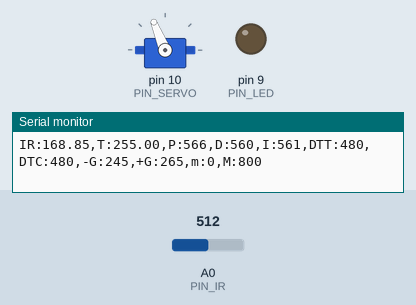
This sketch was run on a simulated Arduino Uno, built with avr-gcc and run on an emulated ATmega328P. Parts: servo, output pins drawn as LEDs (lit = HIGH), the last lines printed to the serial monitor. The test bench sets the inputs (shaded band); at power-on: A0 (PIN_IR) = 512.

Above: at 1.2 s.
1.3 s: A0 (PIN_IR) set to 245
At 3.7 s:
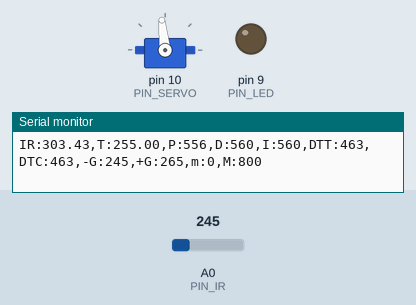
4.3 s: A0 (PIN_IR) set to 306
Timing chart, 0 to 13.3 s (numbered marks = the images above; inputs shaded):
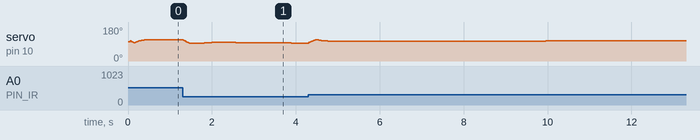

The sketch:

PID-control.ino
```cpp
#include <Servo.h>

/////////////////////////////
// Configurable parameters //
/////////////////////////////

// Arduino pin assignment
#define PIN_LED 9         // [1234] LED를 아두이노 GPIO 9번 핀에 연결
#define PIN_SERVO 10    // [3069] 서보모터를 아두이노 GPIO 10번 핀에 연결
#define PIN_IR A0     // [3070] 적외선 센서를 아두이노 아날로그 A0핀에 연결

// Framework setting
#define _DIST_TARGET 255 // [2635] 목표하는 위치
#define _DIST_MIN 100   //[3050] 거리의 최솟값이 100mm
#define _DIST_MAX 410  //[3068] 거리의 최대값 410mm

// Distance sensor
#define DELAY_MICROS  1500 // 필터에 넣을 샘플값을 측정하는 딜레이(고정값!)
#define EMA_ALPHA 0.35     // EMA 필터 값을 결정하는 ALPHA 값. 작성자가 생각하는 최적값임.
#define  _DIST_ALPHA 0.42

// Servo range
#define _DUTY_MIN 1500    // [3052] 서보의 최소각도를 microseconds로 표현 //(High)
#define _DUTY_NEU 1600    // [3070] 레일플레이트 중립위치를 만드는 서보 duty값 //(Middle)
#define _DUTY_MAX 1700    //[3062] 서보의 최대각도의 microseconds의 값 //(Low)

// Servo speed control
#define _SERVO_ANGLE 1.6  // [3131] 최대 가동범위에 따른 목표 서보 회전각
#define _SERVO_SPEED 1500   //[3064]서보 속도를 30으로

// Event periods
#define _INTERVAL_DIST 30   // [2635] 적외선센서 업데이트 주기
#define _INTERVAL_SERVO 20  // [2635] 서보 업데이트 주기
#define _INTERVAL_SERIAL 100  // [3070] 시리얼 플로터 갱신 속도

// PID parameters
#define _KP 1.5  // [2635] P 이득 비율(?)
#define _KI 0.01   // [2635] I 이득 비율
#define _KD 50 //[2635] D 이득 비율

//filter
#define LENGTH 30
#define k_LENGTH 8
#define Horizontal_Angle 2160
#define Max_Variable_Angle 100


//////////////////////
// global variables //
//////////////////////

// Servo instance
Servo myservo; // [3070] 서보 객체 생성

// Distance sensor
float dist_target =  _DIST_TARGET;// [1234] location to send the ball
float dist_raw, dist_ema; // [3070] 거리와 노이즈 필터 적용 후 거리를 저장하기 위한 변수
float ema_dist=0;            // EMA 필터에 사용할 변수
float filtered_dist;       // 최종 측정된 거리값을 넣을 변수. loop()안에 filtered_dist = filtered_ir_distance(); 형태로 사용하면 됨.
float samples_num = 3;     // 스파이크 제거를 위한 부분필터에 샘플을 몇개 측정할 것인지. 3개로 충분함! 가능하면 수정하지 말 것.
const float coE[] = {-0.0000013, 0.0015366, 0.1188278, 84.8181522};


// Event periods
unsigned long last_sampling_time_dist, last_sampling_time_servo,
last_sampling_time_serial;
// [2635] 각 이벤트별 업데이트를 위해 측정하는 시간
//[3054] 마지막으로 측정한 거리, 마지막으로 측정한 서보 각도
//(unsigned long : 부호없는 정수형)
bool event_dist, event_servo, event_serial; // [2635] 이벤트별 이번 루프에서 업데이트 여부

// Servo speed control
int duty_chg_per_interval; // [3055] 서보속도 제어를 위한 변수 선언
int duty_target;
int duty_curr; // [3131] 목표duty, 현재duty

// PID variables
float error_curr, error_prev, control, pterm, dterm, iterm; // [3070] PID 제어를 위한 현재 오차, 이전오차, 컨트롤(?), p 값, d 값, i 값 변수 선언
float _ITERM_MAX = 500;


int a, b; // unit: mm
int correction_dist, iter;
float dist_list[LENGTH], sum, alpha;


void setup() {
// initialize GPIO pins for LED and attach servo
  pinMode(PIN_LED, OUTPUT); //[3062] 핀 LED 활성화
  myservo.attach(PIN_SERVO); // [3070] 서보 구동을 위한 서보 초기화

// initialize global variables
duty_target, duty_curr = _DUTY_NEU; // [3055] duty_target, duty_curr 초기화
last_sampling_time_dist, last_sampling_time_servo, last_sampling_time_serial = 0;
// [3055] 샘플링 타임 변수 초기화
dist_raw, dist_ema = _DIST_MIN; // [3055] dist 변수 초기화
pterm = iterm = dterm = 0; // [2635] pid 제어값에서 우선 p 만 사용하도록
error_prev = 0; // error_prev값 초기화

// move servo to neutral position
  myservo.writeMicroseconds(_DUTY_NEU); //[2635]

// initialize serial port
  Serial.begin(57600); //[2635]

// convert angle speed into duty change per interval.
  duty_chg_per_interval = (_DUTY_MAX - _DUTY_MIN) * (_SERVO_SPEED / 180.0f) * (_INTERVAL_SERVO / 1000.0f);    // [3131] 설정한 서보 스피드에 따른 duty change per interval 값을 변환

a = 68;
b = 245;
correction_dist = 0;
iter = 0; sum = 0;
alpha = _DIST_ALPHA;

}


void loop() {
    // [3055] indentation 수정(space 4칸)
    /////////////////////
    // Event generator //
    /////////////////////
    unsigned long time_curr = millis(); // [3070] 이벤트 업데이트 주기 계산을 위한 현재 시간
    // [3070] 이벤트 주기가 돌아올때까지 현재시간과 비교하며 기다리도록 함.
    if(time_curr >= last_sampling_time_dist + _INTERVAL_DIST) {
        last_sampling_time_dist += _INTERVAL_DIST;
        event_dist = true;
    }
    if(time_curr >= last_sampling_time_servo + _INTERVAL_SERVO) {
        last_sampling_time_servo += _INTERVAL_SERVO;
        event_servo = true;
    }
    if(time_curr >= last_sampling_time_serial + _INTERVAL_SERIAL) {
        last_sampling_time_serial += _INTERVAL_SERIAL;
        event_serial = true;
    }

    ////////////////////
    // Event handlers //
    ////////////////////

    if(event_dist) {
        event_dist = false; // [2635] 업데이트 대기
        // get a distance reading from the distance sensor
        dist_raw = ir_distance_filtered(); // [2635] 센서 값 받아와서 변수에 저장
        dist_ema = _DIST_ALPHA * dist_raw + (1 - _DIST_ALPHA) * dist_ema;
        // [3055] dist_ema 설정

        // PID control logic

        // PD-control logic
         error_curr = _DIST_TARGET - dist_raw;
         pterm = _KP * error_curr;
         dterm = _KD * (error_curr - error_prev);
         iterm += _KI * error_curr;

        if(iterm > _ITERM_MAX) iterm = _ITERM_MAX;
        if(iterm < - _ITERM_MAX) iterm = - _ITERM_MAX;

         control = pterm + dterm + iterm;
         duty_target = _DUTY_NEU + control;

        // Limit duty_target within the range of [_DUTY_MIN, _DUTY_MAX]
         if(duty_target < _DUTY_MIN) duty_target = _DUTY_MIN; // lower limit
         if(duty_target > _DUTY_MAX) duty_target = _DUTY_MAX; // upper limit

        // update error_prev
        error_prev = error_curr;


  // keep duty_target value within the range of [_DUTY_MIN, _DUTY_MAX]
        if(duty_target < _DUTY_MIN)  // [2635] 양극값 넘어가는 경우 극값으로 제한
        {
            duty_target = _DUTY_MIN;
        }
        if(duty_target > _DUTY_MAX)
        {
            duty_target = _DUTY_MAX;
        }


    if(event_servo) {
        event_servo = false; // [2635] 업데이트 대기
        // adjust duty_curr toward duty_target by duty_chg_per_interval
         if(duty_target > duty_curr) {
           duty_curr += duty_chg_per_interval;
           if(duty_curr > duty_target) duty_curr = duty_target;
         }

         else {
           duty_curr -= duty_chg_per_interval;
           if(duty_curr < duty_target) duty_curr = duty_target;
         }
        // update servo position
        myservo.writeMicroseconds((int)duty_curr); // [3070]
    }

        // update servo position
        //myservo.writeMicroseconds((int)duty_curr); // [3070]

        //event_servo = false; // [3055] 모든 작업이 끝나면 이벤트를 다시 false로
    }

    if(event_serial) {
    event_serial = false;
   Serial.print("IR:");
   Serial.print(dist_raw);
   Serial.print(",T:");
   Serial.print(dist_target);
   Serial.print(",P:");
   Serial.print(map(pterm,-1000,1000,510,610));
   Serial.print(",D:");
   Serial.print(map(dterm,-1000,1000,510,610));
   Serial.print(",I:");
   Serial.print(map(iterm,-1000,1000,510,610));
   Serial.print(",DTT:");
   Serial.print(map(duty_target,1000,2000,410,510));
   Serial.print(",DTC:");
   Serial.print(map(duty_curr,1000,2000,410,510));
   Serial.println(",-G:245,+G:265,m:0,M:800");
      }
}

float ir_distance(void){ // return value unit: mm
    float val; // [3055] 변수 val 선언
    float raw;
    float x;
    float volt = float(analogRead(PIN_IR)) ; // [3055] volt변수에 적외선 센서 측정값 입력
    val = ((6762.0/(volt - 9.0)) - 4.0) * 10.0; // [3055] volt 값 보정
    x = val;
    raw = coE[0] * pow(x, 3) + coE[1] * pow(x, 2) + coE[2] * x + coE[3];
    return raw; // [3055] val 리턴
}

float ir_distance_filtered(void) {
  sum = 0;
  iter = 0;
  while (iter < LENGTH)
  {
    dist_list[iter] = 100 + 300.0 / (b - a) * (ir_distance() - a);
    sum += dist_list[iter];
    iter++;
  }

  for (int i = 0; i < LENGTH-1; i++){
    for (int j = i+1; j < LENGTH; j++){
      if (dist_list[i] > dist_list[j]) {
        float tmp = dist_list[i];
        dist_list[i] = dist_list[j];
        dist_list[j] = tmp;
      }
    }
  }

  for (int i = 0; i < k_LENGTH; i++) {
    sum -= dist_list[i];
  }
  for (int i = 1; i <= k_LENGTH; i++) {
    sum -= dist_list[LENGTH-i];
  }

  float dist_cali = sum/(LENGTH-2*k_LENGTH);

  return alpha*dist_cali + (1-alpha)*dist_ema;
}
```
